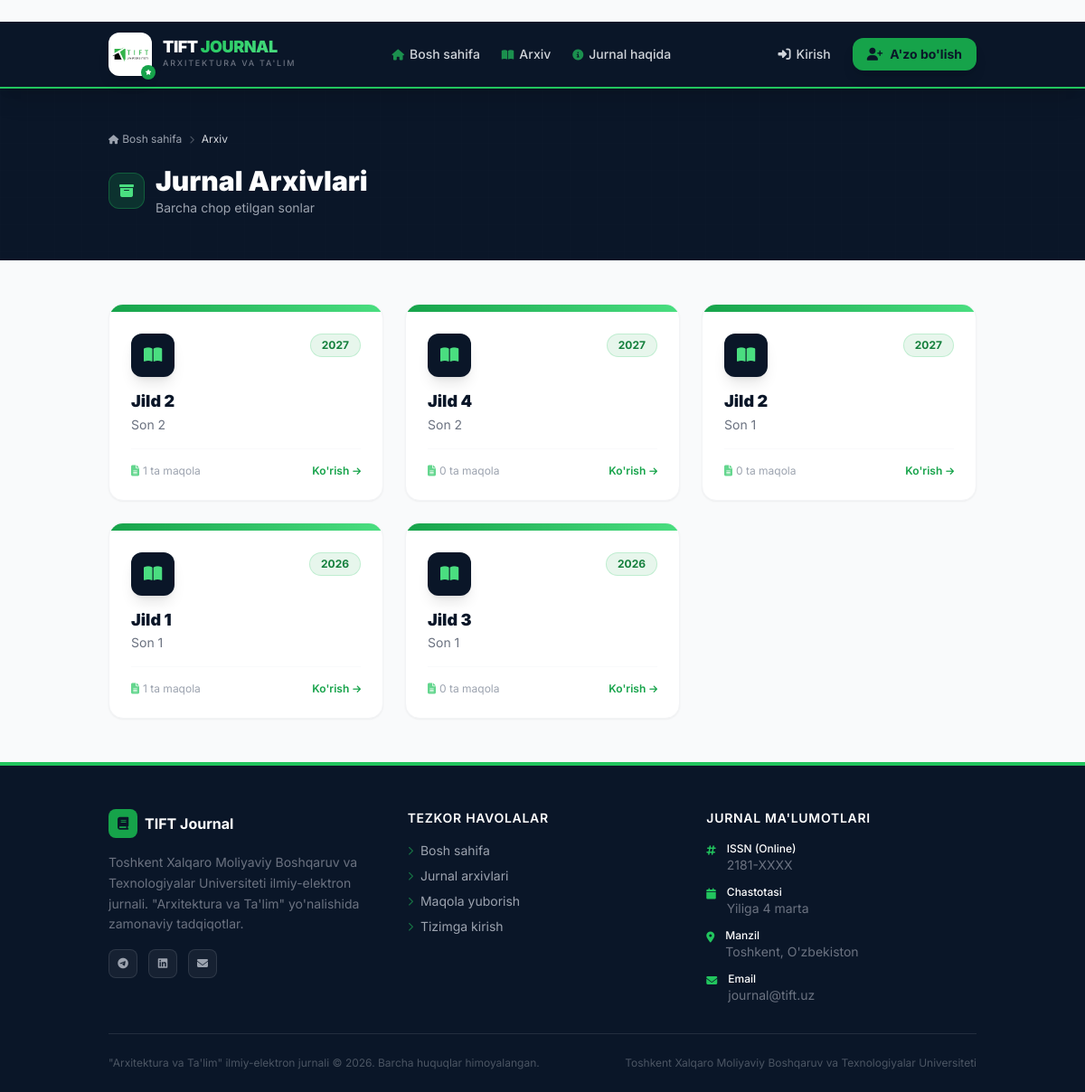
Page /archive/ on the committed database.
### journal/models.py (models this page shows, shortened)
class JournalIssue(models.Model):
    volume = models.PositiveIntegerField(verbose_name="Jurnal jildi (Volume)")
    number = models.PositiveIntegerField(verbose_name="Jurnal soni (Issue)")
    year = models.PositiveIntegerField(verbose_name="Chop etilgan yili")
    is_published = models.BooleanField(default=False, verbose_name="Saytda ko'rsatish")
    created_at = models.DateTimeField(auto_now_add=True)
    class Meta:
        ordering = ['-year', '-volume', '-number']
        verbose_name = "Jurnal soni"
        verbose_name_plural = "Jurnal sonlari"

### journal/views.py (the view)
# urls.py: path('archive/', views.archive, name='archive'),
def archive(request):
    issues = JournalIssue.objects.all().order_by('-year', '-number')
    return render(request, 'archive.html', {'issues': issues})

### templates/archive.html (shortened to what this page needs)
﻿{% extends 'base.html' %}
{% load static %}
{% block content %}
<div class="bg-navy-900 text-white py-12 relative overflow-hidden">
    <div class="absolute inset-0 opacity-5"
         style="background-image: linear-gradient(rgba(255,255,255,0.1) 1px, transparent 1px),
                linear-gradient(90deg, rgba(255,255,255,0.1) 1px, transparent 1px);
                background-size: 30px 30px;"></div>
    <div class="site-container px-4 relative">
        <nav class="flex items-center gap-2 text-xs text-gray-400 mb-5">
            <a href="{% url 'index' %}" class="hover:text-green-400 transition-colors flex items-center gap-1">
                <i class="fas fa-home text-[10px]"></i> Bosh sahifa
            </a>
            <i class="fas fa-chevron-right text-[9px] text-gray-600"></i>
            <span class="text-gray-300">Arxiv</span>
        </nav>
        <div class="flex items-center gap-3">
            <div class="w-10 h-10 bg-green-600/20 border border-green-500/30 rounded-xl flex items-center justify-center">
                <i class="fas fa-archive text-green-400"></i>
            </div>
            <div>
                <h1 class="text-3xl font-black text-white">Jurnal Arxivlari</h1>
                <p class="text-gray-400 text-sm mt-0.5">Barcha chop etilgan sonlar</p>
            </div>
        </div>
    </div>
</div>
<div class="site-container px-4 py-12">
    {% if issues %}
        <div class="grid grid-cols-1 sm:grid-cols-2 lg:grid-cols-3 xl:grid-cols-4 gap-6">
            {% for issue in issues %}
                <a href="{% url 'issue_detail' issue.pk %}"
                   class="bg-white rounded-2xl border border-gray-100 shadow-sm card-hover overflow-hidden group block">
                    <div class="h-2 bg-gradient-to-r from-green-600 to-green-400"></div>
                    <div class="p-6">
                        <div class="flex items-start justify-between mb-4">
                            <div class="w-12 h-12 bg-navy-900 rounded-xl flex items-center justify-center shadow-lg">
                                <i class="fas fa-book-open text-green-400 text-lg"></i>
                            </div>
                            <span class="bg-green-600/10 text-green-700 border border-green-500/20 text-xs font-bold px-3 py-1 rounded-full">
                                {{ issue.year }}
                            </span>
                        </div>
                        <h3 class="font-black text-navy-900 text-lg leading-tight group-hover:text-green-700 transition-colors">
                            Jild {{ issue.volume }}
                        </h3>
                        <p class="text-gray-500 text-sm mt-1">Son {{ issue.number }}</p>
                        <div class="mt-4 pt-4 border-t border-gray-50 flex items-center justify-between">
                            <span class="text-xs text-gray-400 flex items-center gap-1">
                                <i class="fas fa-file-alt text-green-500/70"></i>
                                {{ issue.articles.count }} ta maqola
                            </span>
                            <span class="text-green-600 text-xs font-semibold flex items-center gap-1 group-hover:gap-2 transition-all">
                                Ko'rish <i class="fas fa-arrow-right text-[10px]"></i>
                            </span>
                        </div>
                    </div>
                </a>
            {% endfor %}
        </div>
    {% endif %}
</div>
{% endblock %}

### rows in the picture
JournalIssue: year "2027", volume "2", number "2", articles.count "1"
JournalIssue: year "2027", volume "4", number "2", articles.count "0"
JournalIssue: year "2027", volume "2", number "1", articles.count "0"
JournalIssue: year "2026", volume "1", number "1", articles.count "1"
JournalIssue: year "2026", volume "3", number "1", articles.count "0"
